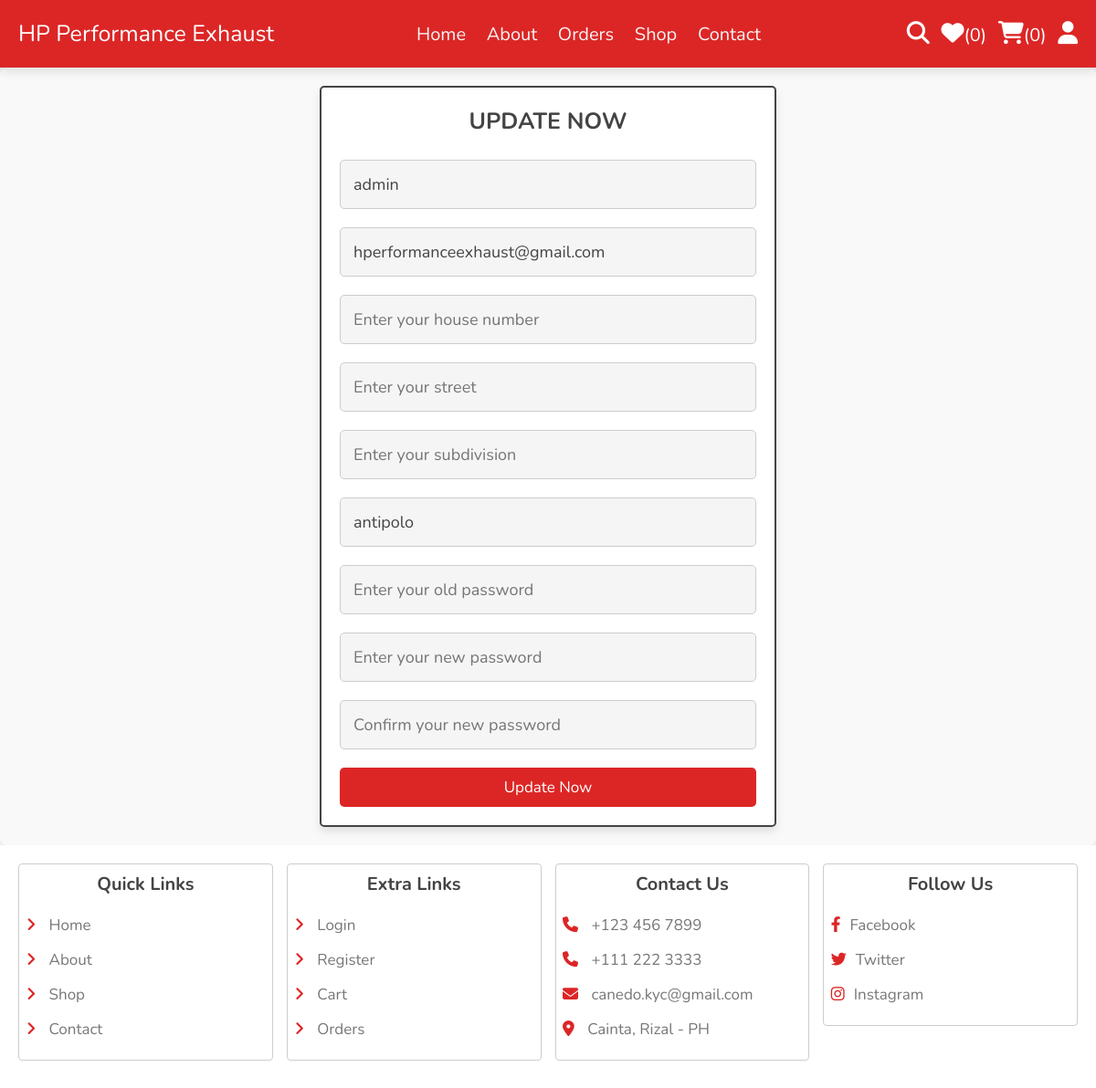
The page /update_user.php (signed in) on the database its author committed.
### tables this page shows
CREATE TABLE `users` (
  `id` int(11) NOT NULL,
  `name` varchar(100) NOT NULL,
  `email` varchar(100) NOT NULL,
  `password` varchar(255) NOT NULL,
  `house_number` varchar(10) NOT NULL,
  `street` varchar(50) NOT NULL,
  `subdivision` varchar(50) NOT NULL,
  `address` text NOT NULL,
  `city` varchar(100) NOT NULL,
  `country` varchar(100) NOT NULL,
  `mobile` varchar(20) NOT NULL,
  `pin_code` varchar(10) NOT NULL,
  `user_type` enum('admin','user','rider') NOT NULL,
  `created_at` timestamp NOT NULL DEFAULT current_timestamp(),
  `last` varchar(200) NOT NULL,
  `pin_point` varchar(200) NOT NULL
);

### update_user.php (the view, shortened to what this page needs)
<?php
include 'components/connect.php';
?>
<!DOCTYPE html>
<html lang="en">
<head>
    <link rel="stylesheet" href="https://cdnjs.cloudflare.com/ajax/libs/font-awesome/6.1.1/css/all.min.css">
    <link rel="stylesheet" href="css/style.css">
</head>
<body>
<?php include 'components/user_header.php'; ?>
<section class="form-container">
    <form action="" method="post">
        <h3>Update Now</h3>
        <input type="text" name="name" required placeholder="Enter your name" maxlength="20" class="box" value="<?= $fetch_profile["name"]; ?>">
        <input type="email" name="email" required placeholder="Enter your email" maxlength="50" class="box" oninput="this.value = this.value.replace(/\s/g, '')" value="<?= $fetch_profile["email"]; ?>">
        <input type="text" name="house_number" required placeholder="Enter your house number" maxlength="10" class="box" value="<?= $fetch_profile["house_number"]; ?>">
        <input type="text" name="street" required placeholder="Enter your street" maxlength="50" class="box" value="<?= $fetch_profile["street"]; ?>">
        <input type="text" name="subdivision" required placeholder="Enter your subdivision" maxlength="50" class="box" value="<?= $fetch_profile["subdivision"]; ?>">
        <input type="text" name="city" required placeholder="Enter your city" maxlength="50" class="box" value="<?= $fetch_profile["city"]; ?>">
        <input type="password" name="old_pass" placeholder="Enter your old password" maxlength="20" class="box" oninput="this.value = this.value.replace(/\s/g, '')">
        <input type="password" name="new_pass" placeholder="Enter your new password" maxlength="20" class="box" oninput="this.value = this.value.replace(/\s/g, '')">
        <input type="password" name="cpass" placeholder="Confirm your new password" maxlength="20" class="box" oninput="this.value = this.value.replace(/\s/g, '')">
        <input type="submit" value="Update Now" class="btn" name="submit">
    </form>
</section>
<?php include 'components/footer.php'; ?>
</body>
</html>

### css/style.css (style rules this page uses)
:root { --main-color:#dc2626; --orange:#b91c1c; --red:#91091E; --black:#444; --white:#fff; --light-color:#777; --light-bg:#f5f5f5; --border:.2rem solid var(--black); --box-shadow:0 .5rem 1rem rgba(0,0,0,.1); }
* { font-family: 'Nunito', sans-serif; margin:0; padding:0; box-sizing: border-box; outline: none; border:none; text-decoration: none; }
html { font-size: 62.5%; overflow-x: hidden; }
body { background-color: var(--light-bg); }
section { padding: 2rem; max-width: 1200px; margin: 0 auto; }
.form-container { display: flex; justify-content: center; align-items: center; flex-direction: column; background-color: #f9f9f9; padding: 2rem; border-radius: 8px; box-shadow: 0 0 10px rgba(0, 0, 0, 0.1); }
form { width: 100%; max-width: 600px; }
h3 { text-align: center; margin-bottom: 1.5rem; }
.box { width: 100%; padding: 0.75rem; margin-bottom: 1rem; border: 1px solid #ccc; border-radius: 4px; font-size: 1rem; }
.btn { display: block; width: 100%; padding: 0.75rem; background-color: #007bff; color: white; border: none; border-radius: 4px; font-size: 1rem; cursor: pointer; margin-top: 1rem; }
.btn, .delete-btn, .option-btn { display: block; width: 100%; margin-top: 1rem; border-radius: .5rem; padding:1rem 3rem; font-size: 1.7rem; text-transform: capitalize; color:var(--white); cursor: pointer; text-align: center; }
.btn { background-color: var(--main-color); }
.form-container form { background-color: var(--white); padding:2rem; border-radius: .5rem; border:var(--border); box-shadow: var(--box-shadow); text-align: center; margin:0 auto; max-width: 50rem; }
.form-container form h3 { font-size: 2.5rem; text-transform: uppercase; color:var(--black); }
.form-container form .box { margin:1rem 0; background-color: var(--light-bg); padding:1.4rem; font-size: 1.8rem; color:var(--black); width: 100%; border-radius: .5rem; }

### rows shown on the page
users: name "admin", email "hperformanceexhaust@gmail.com", city "antipolo"

### other values the page prints
$total_wishlist_counts "0"
$total_cart_counts "0"
